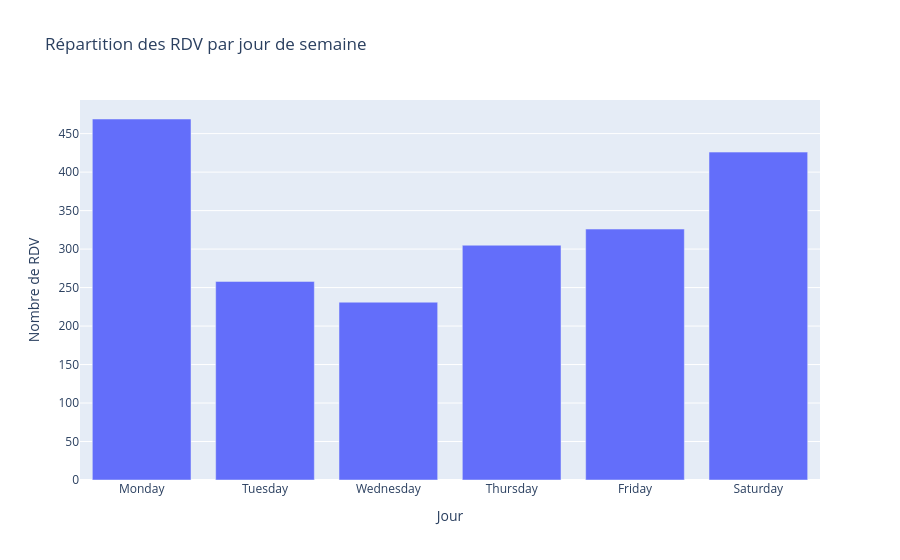

Here is the notebook cell this chart was saved with:
### Code cell
# --- EF-21 : Répartition par jour de semaine ---
jours_ordre = ["Monday", "Tuesday", "Wednesday", "Thursday", "Friday", "Saturday"]
df_jour = df[df["jour_semaine"].isin(jours_ordre)].copy()

repartition_jour = df_jour.groupby("jour_semaine").size().reindex(jours_ordre)
print("--- RDV par jour de semaine ---")
print(repartition_jour)

fig = px.bar(
    x=repartition_jour.index,
    y=repartition_jour.values,
    labels={"x": "Jour", "y": "Nombre de RDV"},
    title="Répartition des RDV par jour de semaine"
)
fig.show()

### Figure 1 — Plotly figure (JSON) as saved in the notebook; plotly's stock layout.template omitted (floating-point values rounded to 4 significant figures)
{"data": [{"hovertemplate": "Jour=%{x}<br>Nombre de RDV=%{y}<extra></extra>", "legendgroup": "", "marker": {"color": "#636efa", "pattern": {"shape": ""}}, "name": "", "orientation": "v", "showlegend": false, "textposition": "auto", "type": "bar", "x": ["Monday", "Tuesday", "Wednesday", "Thursday", "Friday", "Saturday"], "xaxis": "x", "y": [469, 258, 231, 305, 326, 426], "yaxis": "y"}], "layout": {"barmode": "relative", "legend": {"tracegroupgap": 0}, "title": {"text": "Répartition des RDV par jour de semaine"}, "xaxis": {"anchor": "y", "domain": [0, 1], "title": {"text": "Jour"}}, "yaxis": {"anchor": "x", "domain": [0, 1], "title": {"text": "Nombre de RDV"}}}}
